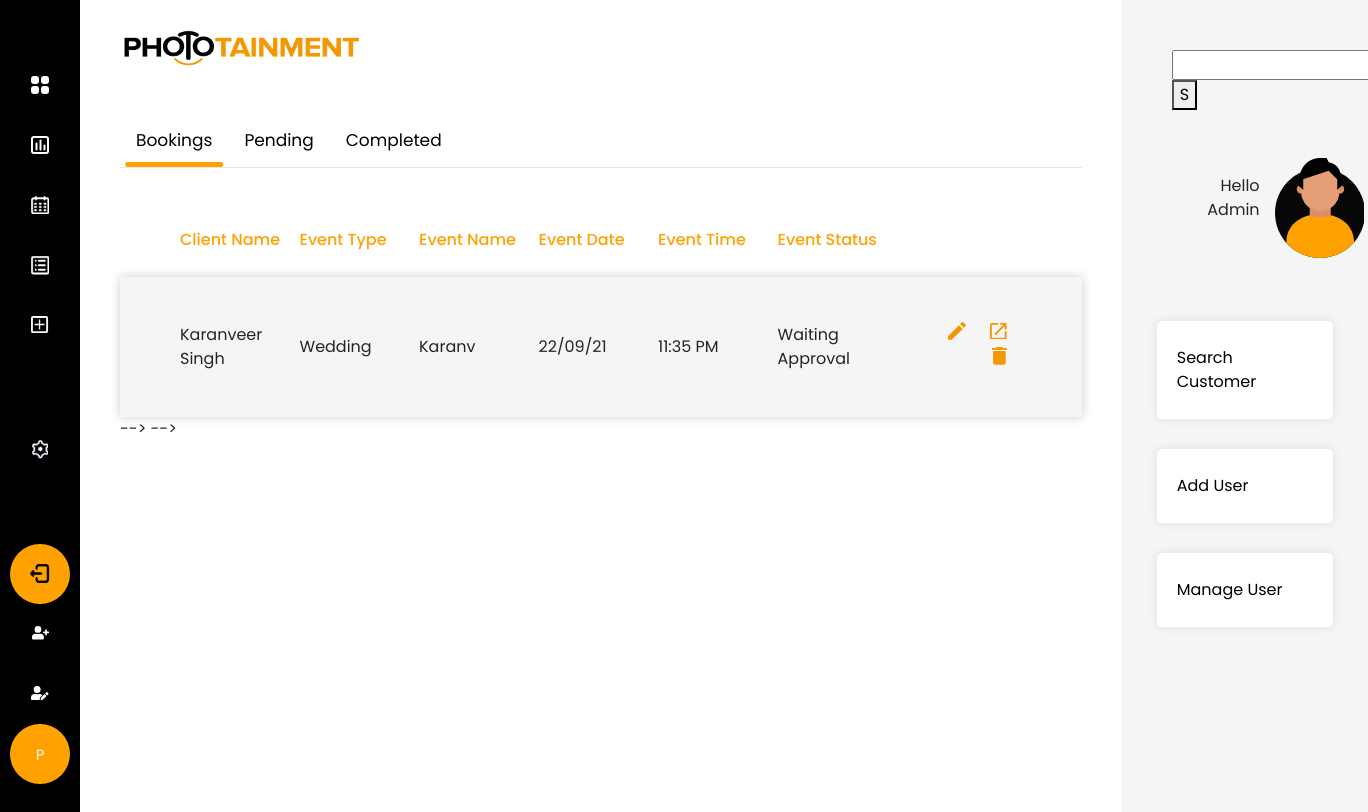
Page /phototainment/index (signed in) on the earlier database version.
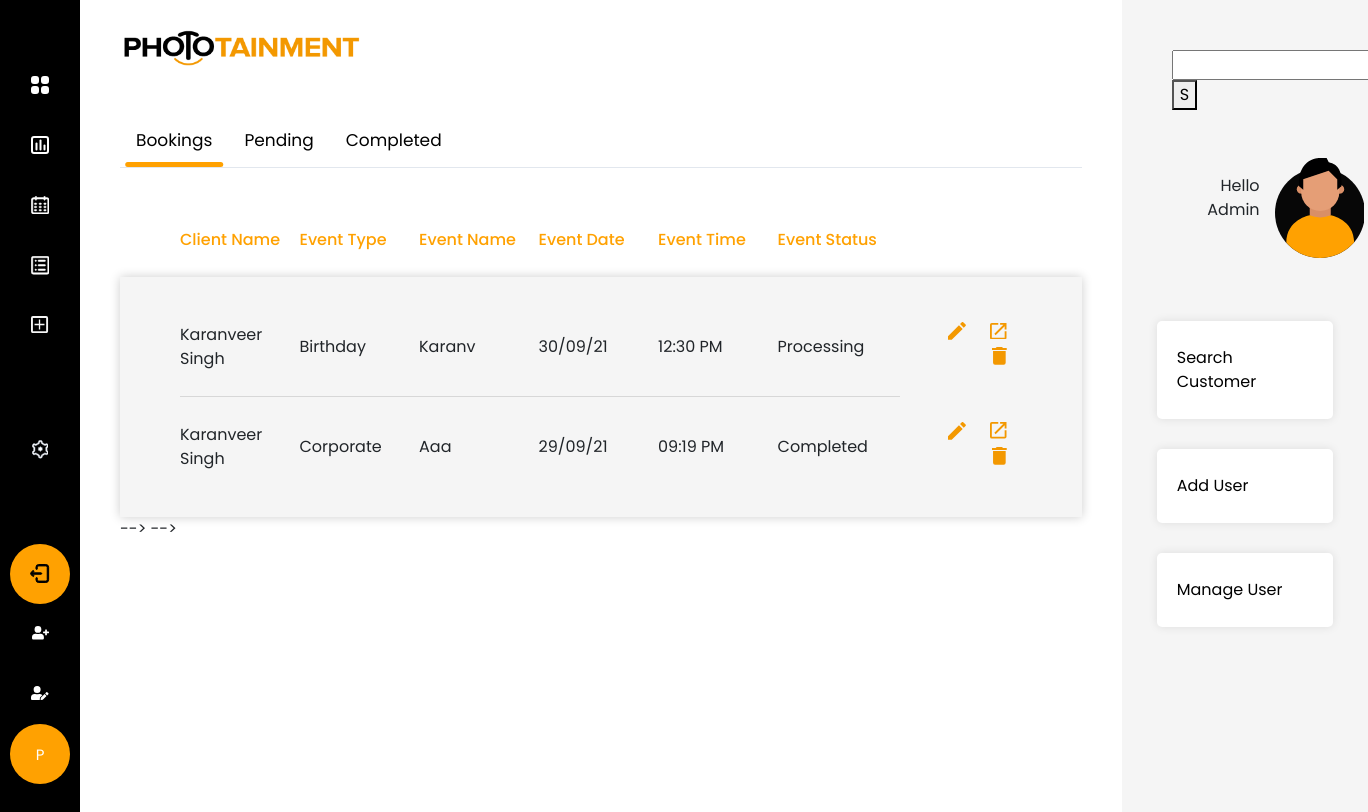
Same page on the later database version.
### app/models.py (models this page shows)
class Event(db.Model):
    __tablename__ = "event_booking"
    booking_id = db.Column(db.Integer, primary_key=True)
    event_name = db.Column(db.String(50), nullable=True)
    lead_date = db.Column(db.DateTime, nullable=False)
    event_date = db.Column(db.DateTime, nullable=False)
    duration = db.Column(db.Time, nullable=False)
    start_time = db.Column(db.Time, nullable=False)
    additional_information = db.Column(db.String(200), nullable=True)
    contacts = relationship("BookingContacts", back_populates="booking")
    comment = relationship("Comment", back_populates="booking")
    venue_id = db.Column(db.Integer, db.ForeignKey("event_venue.venue_id"), nullable=True)
    venue = relationship("EventVenue", back_populates="booking")
    user_id = db.Column(db.Integer, db.ForeignKey("user.id"), nullable=False)
    user = relationship("User", back_populates="events")
    type_id = db.Column(db.Integer, db.ForeignKey("event_type.type_id"), nullable=False)
    type = relationship("EventType", back_populates="events")
    status_id = db.Column(db.Integer, db.ForeignKey("event_status.status_id"), nullable=False)
    status = relationship("EventStatus", back_populates="events")
    client_id = db.Column(db.Integer, db.ForeignKey("client.client_id"), nullable=False)
    client = relationship("Client", back_populates="events")

class Client(db.Model):
    __tablename__ = "client"
    client_id = db.Column(db.Integer, primary_key=True)
    client_first_name = db.Column(db.String(50), nullable=False)
    client_last_name = db.Column(db.String(50), nullable=False)
    client_email = db.Column(db.String(50), nullable=False)
    company_name = db.Column(db.String(50), nullable=False)
    primary_contact = db.Column(db.String(10), nullable=False)
    events = relationship("Event", back_populates="client")

class EventType(db.Model):
    __tablename__ = "event_type"
    type_id = db.Column(db.Integer, primary_key=True)
    event_type = db.Column(db.String(50), unique=True, nullable=False)
    events = relationship("Event", back_populates="type")

class EventStatus(db.Model):
    __tablename__ = "event_status"
    status_id = db.Column(db.Integer, primary_key=True)
    status = db.Column(db.String(50), unique=True, nullable=False)
    events = relationship("Event", back_populates="status")

### app/phototainment/views.py (the view)
@custom_bp.route("/index")
@login_required
def home():
    events = db.session.query(Event, Client.client_first_name, Client.client_last_name, Client.client_email,
                              Client.primary_contact, ).select_from(Event, Client).join(Client)
    recent_bookings = [event for event in events if datetime.now() - event[0].lead_date < timedelta(days=7)]
    pending_events = events.filter(Event.__table__.c['status_id'].like(1))
    completed_events = events.filter(Event.__table__.c['status_id'].like(4))
    return render_template(
        "index.html",
        all_bookings=recent_bookings,
        pending_bookings=pending_events,
        completed_bookings=completed_events
    )

### app/models.py (called while the page is built)
@login_manager.user_loader
def load_user(user_id):
    return User.query.get(int(user_id))

### app/phototainment/templates/index.html (shortened to what this page needs)
{% extends 'base.html' %}
{% block navbar %}{% include 'sidebar.html' %}{% endblock %}
{% block content %}
<div class="tab">
    <button class="tablinks active" onclick="openCity(event, 'Bookings')">Bookings</button>
    <button class="tablinks" onclick="openCity(event, 'Pending')">Pending</button>
    <button class="tablinks" onclick="openCity(event, 'Completed')">Completed</button>
</div>
<div id="Bookings" class="tabcontent" style="display:block">
    {% with filtered_events=all_bookings %}
    {% include 'events-table.html' %}
    {% endwith %}
</div>
{% endblock %}
{% block side_bar %}{% include 'right-bar.html' %}{% endblock %}

### app/phototainment/templates/events-table.html (shortened to what this page needs)
<div class="row m-0">
        <ul class="table-main">
            <li class="table-head">
                <ul class="table-row">
                    <li class="table-item">Client Name</li>
                    <li class="table-item">Event Type</li>
                    <li class="table-item">Event Name</li>
                    <li class="table-item">Event Date</li>
                    <li class="table-item">Event Time</li>
                    <li class="table-item">Event Status</li>
                    <li></li>
                </ul>
            </li>
            <li class="table-body">
                {% for event in filtered_events %}
                <ul class="table-row">
                    <li class="table-item">{{event.client_first_name.title()}} {{event.client_last_name.title()}}</li>
                    <li class="table-item">{{event[0].type.event_type.title()}}</li>
                    <li class="table-item">{{event[0].event_name.title()}}</li>
                    <li class="table-item">{{event[0].event_date.strftime("%d/%m/%y")|safe}}</li>
                    <li class="table-item">{{event[0].event_date.strftime("%I:%M %p")|safe}}</li>
                    <li class="table-item">{{event[0].status.status.title()}}</li>
                    <li class="table-item manage-table-data">
                        <a class="btn btn-dark edit-btn"
                           href="{{ url_for('phototainment.edit_event', booking_id=event[0].booking_id) }}">
                        </a>
                        <a class="open-btn" target="_blank" href="{{url_for('phototainment.view_booking', booking_id = event[0].booking_id)}}">
                        </a>
                        <button class="btn btn-primary delete-btn"
                                onclick="deleteEvent('{{ url_for('phototainment.delete_event', booking_id=event.booking_id) }}')">
                        </button>
                    </li>
                </ul>
                {% endfor %}
            </li>
        </ul>
    </div>

Differences in the rows shown:
removed Event: client_first_name "Karanveer", client_last_name "Singh", event_type "Wedding", event_name "Karanv", event_date "22/09/21", event_date "11:35 PM", status "Waiting Approval"
now on this page (row edited): Event: client_first_name "Karanveer", client_last_name "Singh", event_type "Birthday", event_name "Karanv", event_date "30/09/21", event_date "12:30 PM", status "Processing"
now on this page (row edited): Event: client_first_name "Karanveer", client_last_name "Singh", event_type "Corporate", event_name "Aaa", event_date "29/09/21", event_date "09:19 PM", status "Completed"
